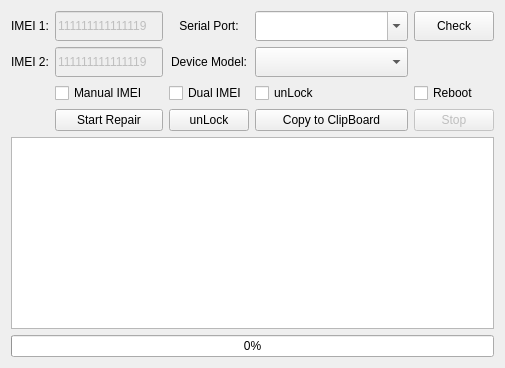
             <widget class="QWidget" name="tab_6">
              <attribute name="title">
               <string>Device4</string>
              </attribute>
              <layout class="QVBoxLayout" name="verticalLayout_11">
               <item>
                <layout class="QGridLayout" name="gridLayout_13">
                 <item row="1" column="2">
                  <widget class="QLabel" name="label_30">
                   <property name="text">
                    <string>Device Model:</string>
                   </property>
                   <property name="alignment">
                    <set>Qt::AlignCenter</set>
                   </property>
                   <property name="wordWrap">
                    <bool>false</bool>
                   </property>
                  </widget>
                 </item>
                 <item row="3" column="4">
                  <widget class="QPushButton" name="pb_Stop_D4">
                   <property name="enabled">
                    <bool>false</bool>
                   </property>
                   <property name="text">
                    <string>Stop</string>
                   </property>
                  </widget>
                 </item>
                 <item row="1" column="3">
                  <widget class="QComboBox" name="cmb_DeviceModel_D4">
                   <property name="sizePolicy">
                    <sizepolicy hsizetype="Expanding" vsizetype="Fixed">
                     <horstretch>0</horstretch>
                     <verstretch>0</verstretch>
                    </sizepolicy>
                   </property>
                   <property name="minimumSize">
                    <size>
                     <width>0</width>
                     <height>30</height>
                    </size>
                   </property>
                   <property name="mouseTracking">
                    <bool>false</bool>
                   </property>
                   <item>
                    <property name="text">
                     <string/>
                    </property>
                   </item>
                   <item>
                    <property name="text">
                     <string>E6s XT2053</string>
                    </property>
                   </item>
                   <item>
                    <property name="text">
                     <string>G8 Power Lite XT2055</string>
                    </property>
                   </item>
                   <item>
                    <property name="text">
                     <string>E7 Play XT2095</string>
                    </property>
                   </item>
                  </widget>
                 </item>
                 <item row="0" column="3">
                  <widget class="QComboBox" name="cmb_PortNumber_D4">
                   <property name="sizePolicy">
                    <sizepolicy hsizetype="Expanding" vsizetype="Fixed">
                     <horstretch>0</horstretch>
                     <verstretch>0</verstretch>
                    </sizepolicy>
                   </property>
                   <property name="minimumSize">
                    <size>
                     <width>0</width>
                     <height>30</height>
                    </size>
                   </property>
                   <property name="mouseTracking">
                    <bool>false</bool>
                   </property>
                   <property name="editable">
                    <bool>true</bool>
                   </property>
                  </widget>
                 </item>
                 <item row="0" column="1">
                  <widget class="QLineEdit" name="txt_IMEI_D4_1">
                   <property name="enabled">
                    <bool>false</bool>
                   </property>
                   <property name="sizePolicy">
                    <sizepolicy hsizetype="Preferred" vsizetype="Fixed">
                     <horstretch>0</horstretch>
                     <verstretch>0</verstretch>
                    </sizepolicy>
                   </property>
                   <property name="minimumSize">
                    <size>
                     <width>0</width>
                     <height>30</height>
                    </size>
                   </property>
                   <property name="text">
                    <string>111111111111119</string>
                   </property>
                   <property name="maxLength">
                    <number>15</number>
                   </property>
                  </widget>
                 </item>
                 <item row="0" column="2">
                  <widget class="QLabel" name="label_29">
                   <property name="text">
                    <string>Serial Port:</string>
                   </property>
                   <property name="alignment">
                    <set>Qt::AlignCenter</set>
                   </property>
                   <property name="wordWrap">
                    <bool>false</bool>
                   </property>
                  </widget>
                 </item>
                 <item row="3" column="3">
                  <widget class="QPushButton" name="pb_CopytoClipBoard_D4">
                   <property name="text">
                    <string>Copy to ClipBoard</string>
                   </property>
                  </widget>
                 </item>
                 <item row="1" column="0">
                  <widget class="QLabel" name="label_31">
                   <property name="text">
                    <string>IMEI 2:</string>
                   </property>
                   <property name="alignment">
                    <set>Qt::AlignCenter</set>
                   </property>
                   <property name="wordWrap">
                    <bool>false</bool>
                   </property>
                  </widget>
                 </item>
                 <item row="1" column="1">
                  <widget class="QLineEdit" name="txt_IMEI_D4_2">
                   <property name="enabled">
                    <bool>false</bool>
                   </property>
                   <property name="sizePolicy">
                    <sizepolicy hsizetype="Preferred" vsizetype="Fixed">
                     <horstretch>0</horstretch>
                     <verstretch>0</verstretch>
                    </sizepolicy>
                   </property>
                   <property name="minimumSize">
                    <size>
                     <width>0</width>
                     <height>30</height>
                    </size>
                   </property>
                   <property name="text">
                    <string>111111111111119</string>
                   </property>
                   <property name="maxLength">
                    <number>15</number>
                   </property>
                  </widget>
                 </item>
                 <item row="3" column="1">
                  <widget class="QPushButton" name="pb_StartRepairing_D4">
                   <property name="text">
                    <string>Start Repair</string>
                   </property>
                  </widget>
                 </item>
                 <item row="3" column="2">
                  <widget class="QPushButton" name="pb_unLock_D4">
                   <property name="text">
                    <string>unLock</string>
                   </property>
                  </widget>
                 </item>
                 <item row="0" column="4">
                  <widget class="QPushButton" name="pb_CheckSerialPorts_D4">
                   <property name="sizePolicy">
                    <sizepolicy hsizetype="Preferred" vsizetype="Preferred">
                     <horstretch>0</horstretch>
                     <verstretch>0</verstretch>
                    </sizepolicy>
                   </property>
                   <property name="minimumSize">
                    <size>
                     <width>0</width>
                     <height>30</height>
                    </size>
                   </property>
                   <property name="maximumSize">
                    <size>
                     <width>16777215</width>
                     <height>45</height>
                    </size>
                   </property>
                   <property name="text">
                    <string>Check</string>
                   </property>
                  </widget>
                 </item>
                 <item row="0" column="0">
                  <widget class="QLabel" name="label_28">
                   <property name="text">
                    <string>IMEI 1:</string>
                   </property>
                   <property name="alignment">
                    <set>Qt::AlignCenter</set>
                   </property>
                   <property name="wordWrap">
                    <bool>false</bool>
                   </property>
                  </widget>
                 </item>
                 <item row="2" column="2">
                  <widget class="QCheckBox" name="chk_Dual_IMEI_D4">
                   <property name="text">
                    <string>Dual IMEI</string>
                   </property>
                  </widget>
                 </item>
                 <item row="2" column="3">
                  <widget class="QCheckBox" name="chk_unLock_D4">
                   <property name="text">
                    <string>unLock</string>
                   </property>
                  </widget>
                 </item>
                 <item row="2" column="4">
                  <widget class="QCheckBox" name="chk_Reboot_D4">
                   <property name="text">
                    <string>Reboot</string>
                   </property>
                  </widget>
                 </item>
                 <item row="2" column="1">
                  <widget class="QCheckBox" name="chk_manual_IMEI_D4">
                   <property name="text">
                    <string>Manual IMEI</string>
                   </property>
                  </widget>
                 </item>
                </layout>
               </item>
               <item>
                <widget class="QTextBrowser" name="txt_outPut_D4">
                 <property name="styleSheet">
                  <string notr="true"/>
                 </property>
                </widget>
               </item>
               <item>
                <widget class="QProgressBar" name="progress_D4">
                 <property name="value">
                  <number>0</number>
                 </property>
                 <property name="alignment">
                  <set>Qt::AlignCenter</set>
                 </property>
                </widget>
               </item>
              </layout>
             </widget>
